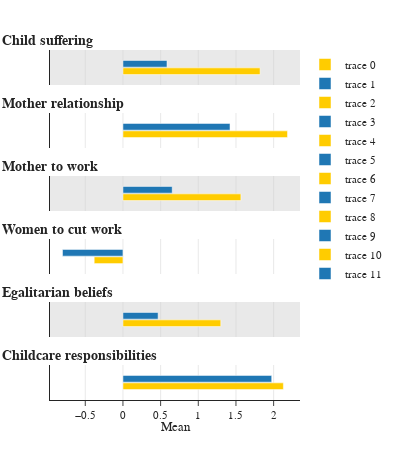

Notebook source saved alongside this figure:
### Code cell
vars = ['Child suffering', 'Mother relationship', 'Mother to work', 'Women to cut work', 'Egalitarian beliefs', 'Childcare responsibilities']
gender_colors = {"Women":'#ffcc00', "Men":'#1f77b4'}

# initialize the figure
fig = make_subplots(
    rows=len(vars), cols=1,
    shared_xaxes=True, shared_yaxes=True, vertical_spacing=0.08,
    horizontal_spacing=0.1
)

for var in vars:
    for gender in ['Women', 'Men']:
        
        # Create a DataFrame for the current variable
        df = df_gender_count.query("var == @var and gender == @gender")
        y_positions = [0.5] * len(df)  # Place bars at y=0.5 for centering
        fig.add_trace(
            go.Bar(
                x=df['mean'],
                y=y_positions,
                orientation='h',
                marker=dict(color=gender_colors[gender]),
            ),
            row=vars.index(var)+1, col=1
        )
        
        if vars.index(var)+1 != len(vars):
            fig.update_xaxes(title=None, showticklabels=False, ticklen=0, showline=False, row=vars.index(var)+1, col=1)
            
            
    # add subplot title
    fig.add_annotation(
        xref="x domain", yref="paper",
        x=-0.2, y=1.5,
        xanchor="left", yanchor="bottom",
        showarrow=False,
        text="<b>"+var,
        font=dict(size=14, family="Arial"),
        row=vars.index(var)+1, col=1
    )

# if odd number of subplots, add a gray square as background
subplot_index = 0
for var in vars:
    if subplot_index % 2 == 0:
        fig.add_shape(
            type="rect",
            xref="paper", yref=f"y{subplot_index+1}",
            x0=0, y0=-0.5, x1=1, y1=1.5,
            fillcolor='lightgrey', opacity=0.5,
            layer="below",
            line=dict(width=0),
        )
    subplot_index += 1
        
fig.update_layout(
    template="simple_white",
    font=dict(size=11, family="Arial"),
    margin=dict(l=50, r=100, b=50, t=50),
    bargap=0.15, # gap between bars of adjacent location coordinates.
    bargroupgap=0.1, # gap between bars of the same location coordinate.
    width=400,
    height=450
)

fig.update_xaxes(showgrid=True, gridwidth=0.5, gridcolor='lightgrey', dtick=0.5)
fig.update_yaxes(
    range=[-0.5, 1.5],   # Adjust range to fit centered bars
    showticklabels=False,  # Hide y-axis tick labels
    showgrid=False,        # Hide gridlines
    ticks="",              # Remove tick marks
    zeroline=False         # Remove the zero line
)
fig.update_xaxes(title=dict(text="Mean", standoff=0), row=len(vars), col=1)
fig.update_yaxes(title=dict(text=None, standoff=0))

fig.show()

### Figure 1 — Plotly figure (JSON) as saved in the notebook; plotly's stock layout.template omitted (floating-point values rounded to 4 significant figures)
{"data": [{"marker": {"color": "#ffcc00"}, "orientation": "h", "type": "bar", "x": [1.82], "xaxis": "x", "y": [0.5], "yaxis": "y"}, {"marker": {"color": "#1f77b4"}, "orientation": "h", "type": "bar", "x": [0.5845], "xaxis": "x", "y": [0.5], "yaxis": "y"}, {"marker": {"color": "#ffcc00"}, "orientation": "h", "type": "bar", "x": [2.184], "xaxis": "x2", "y": [0.5], "yaxis": "y2"}, {"marker": {"color": "#1f77b4"}, "orientation": "h", "type": "bar", "x": [1.421], "xaxis": "x2", "y": [0.5], "yaxis": "y2"}, {"marker": {"color": "#ffcc00"}, "orientation": "h", "type": "bar", "x": [1.566], "xaxis": "x3", "y": [0.5], "yaxis": "y3"}, {"marker": {"color": "#1f77b4"}, "orientation": "h", "type": "bar", "x": [0.6541], "xaxis": "x3", "y": [0.5], "yaxis": "y3"}, {"marker": {"color": "#ffcc00"}, "orientation": "h", "type": "bar", "x": [-0.3816], "xaxis": "x4", "y": [0.5], "yaxis": "y4"}, {"marker": {"color": "#1f77b4"}, "orientation": "h", "type": "bar", "x": [-0.8023], "xaxis": "x4", "y": [0.5], "yaxis": "y4"}, {"marker": {"color": "#ffcc00"}, "orientation": "h", "type": "bar", "x": [1.299], "xaxis": "x5", "y": [0.5], "yaxis": "y5"}, {"marker": {"color": "#1f77b4"}, "orientation": "h", "type": "bar", "x": [0.4669], "xaxis": "x5", "y": [0.5], "yaxis": "y5"}, {"marker": {"color": "#ffcc00"}, "orientation": "h", "type": "bar", "x": [2.129], "xaxis": "x6", "y": [0.5], "yaxis": "y6"}, {"marker": {"color": "#1f77b4"}, "orientation": "h", "type": "bar", "x": [1.974], "xaxis": "x6", "y": [0.5], "yaxis": "y6"}], "layout": {"annotations": [{"font": {"family": "Arial", "size": 14}, "showarrow": false, "text": "<b>Child suffering", "x": -0.2, "xanchor": "left", "xref": "x domain", "y": 1.5, "yanchor": "bottom", "yref": "y"}, {"font": {"family": "Arial", "size": 14}, "showarrow": false, "text": "<b>Mother relationship", "x": -0.2, "xanchor": "left", "xref": "x2 domain", "y": 1.5, "yanchor": "bottom", "yref": "y2"}, {"font": {"family": "Arial", "size": 14}, "showarrow": false, "text": "<b>Mother to work", "x": -0.2, "xanchor": "left", "xref": "x3 domain", "y": 1.5, "yanchor": "bottom", "yref": "y3"}, {"font": {"family": "Arial", "size": 14}, "showarrow": false, "text": "<b>Women to cut work", "x": -0.2, "xanchor": "left", "xref": "x4 domain", "y": 1.5, "yanchor": "bottom", "yref": "y4"}, {"font": {"family": "Arial", "size": 14}, "showarrow": false, "text": "<b>Egalitarian beliefs", "x": -0.2, "xanchor": "left", "xref": "x5 domain", "y": 1.5, "yanchor": "bottom", "yref": "y5"}, {"font": {"family": "Arial", "size": 14}, "showarrow": false, "text": "<b>Childcare responsibilities", "x": -0.2, "xanchor": "left", "xref": "x6 domain", "y": 1.5, "yanchor": "bottom", "yref": "y6"}], "bargap": 0.15, "bargroupgap": 0.1, "font": {"family": "Arial", "size": 11}, "height": 450, "margin": {"b": 50, "l": 50, "r": 100, "t": 50}, "shapes": [{"fillcolor": "lightgrey", "layer": "below", "line": {"width": 0}, "opacity": 0.5, "type": "rect", "x0": 0, "x1": 1, "xref": "paper", "y0": -0.5, "y1": 1.5, "yref": "y"}, {"fillcolor": "lightgrey", "layer": "below", "line": {"width": 0}, "opacity": 0.5, "type": "rect", "x0": 0, "x1": 1, "xref": "paper", "y0": -0.5, "y1": 1.5, "yref": "y3"}, {"fillcolor": "lightgrey", "layer": "below", "line": {"width": 0}, "opacity": 0.5, "type": "rect", "x0": 0, "x1": 1, "xref": "paper", "y0": -0.5, "y1": 1.5, "yref": "y5"}], "width": 400, "xaxis": {"anchor": "y", "domain": [0, 1], "dtick": 0.5, "gridcolor": "lightgrey", "gridwidth": 0.5, "matches": "x6", "showgrid": true, "showline": false, "showticklabels": false, "ticklen": 0, "title": {}}, "xaxis2": {"anchor": "y2", "domain": [0, 1], "dtick": 0.5, "gridcolor": "lightgrey", "gridwidth": 0.5, "matches": "x6", "showgrid": true, "showline": false, "showticklabels": false, "ticklen": 0, "title": {}}, "xaxis3": {"anchor": "y3", "domain": [0, 1], "dtick": 0.5, "gridcolor": "lightgrey", "gridwidth": 0.5, "matches": "x6", "showgrid": true, "showline": false, "showticklabels": false, "ticklen": 0, "title": {}}, "xaxis4": {"anchor": "y4", "domain": [0, 1], "dtick": 0.5, "gridcolor": "lightgrey", "gridwidth": 0.5, "matches": "x6", "showgrid": true, "showline": false, "showticklabels": false, "ticklen": 0, "title": {}}, "xaxis5": {"anchor": "y5", "domain": [0, 1], "dtick": 0.5, "gridcolor": "lightgrey", "gridwidth": 0.5, "matches": "x6", "showgrid": true, "showline": false, "showticklabels": false, "ticklen": 0, "title": {}}, "xaxis6": {"anchor": "y6", "domain": [0, 1], "dtick": 0.5, "gridcolor": "lightgrey", "gridwidth": 0.5, "showgrid": true, "title": {"standoff": 0, "text": "Mean"}}, "yaxis": {"anchor": "x", "domain": [0.9, 1.0], "range": [-0.5, 1.5], "showgrid": false, "showticklabels": false, "ticks": "", "title": {"standoff": 0}, "zeroline": false}, "yaxis2": {"anchor": "x2", "domain": [0.72, 0.82], "range": [-0.5, 1.5], "showgrid": false, "showticklabels": false, "ticks": "", "title": {"standoff": 0}, "zeroline": false}, "yaxis3": {"anchor": "x3", "domain": [0.54, 0.64], "range": [-0.5, 1.5], "showgrid": false, "showticklabels": false, "ticks": "", "title": {"standoff": 0}, "zeroline": false}, "yaxis4": {"anchor": "x4", "domain": [0.36, 0.46], "range": [-0.5, 1.5], "showgrid": false, "showticklabels": false, "ticks": "", "title": {"standoff": 0}, "zeroline": false}, "yaxis5": {"anchor": "x5", "domain": [0.18, 0.28], "range": [-0.5, 1.5], "showgrid": false, "showticklabels": false, "ticks": "", "title": {"standoff": 0}, "zeroline": false}, "yaxis6": {"anchor": "x6", "domain": [0, 0.1], "range": [-0.5, 1.5], "showgrid": false, "showticklabels": false, "ticks": "", "title": {"standoff": 0}, "zeroline": false}}}
